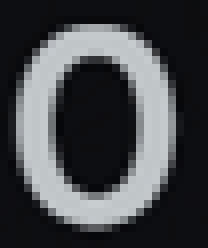
#> input picture vision/templates/score/0.png, 26 x 31 px (shown 8 times larger)
$ python -i find_score_me.py   (imports and definitions only)
#> lines starting #> are read from the running program, lines starting #| are printed output that depends on the picture; after the words box and inside, x2 and y2 are one past the last pixel; in counts of white or black regions, pixels touching at a corner belong together
# vision/find_score_me.py
import os
import sys
import re
import glob
import cv2 as cv
import numpy as np
import pytesseract

from .config import ROI, THRESH
from .detect import map_roi


# ---------------- Utilities ----------------

def _ensure_dir(p):
    os.makedirs(p, exist_ok=True)
    return p

# [9 lines left out: function _read_gray, not called in this run]

def _binarize_clean(gray):
    # Otsu -> binary (white glyph on black), light denoise to drop borders
    _, bin0 = cv.threshold(gray, 0, 255, cv.THRESH_BINARY + cv.THRESH_OTSU)
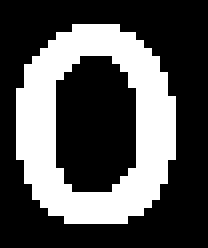
#> bin0: shape (31, 26) (shown 8 times larger); 32.6% white; 1 white region, box (x1, y1, x2, y2) and area: (2, 3, 22, 28) 263
    er = cv.erode(bin0, cv.getStructuringElement(cv.MORPH_RECT, (2, 2)), iterations=1)
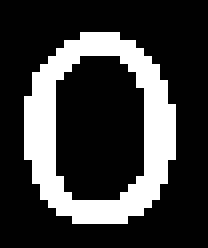
#> er: shape (31, 26) (shown 8 times larger); 23.7% white; 1 white region, box (x1, y1, x2, y2) and area: (3, 4, 22, 28) 191
    clean = cv.morphologyEx(er, cv.MORPH_CLOSE, cv.getStructuringElement(cv.MORPH_RECT, (3, 3)), iterations=1)
    return clean  # white glyph on black

# [253 lines left out: functions _largest_blob, _prep_for_tess, _ocr_digit, _load_templates, _sliding_template_fallback, _contour_from_binary and 3 more, not called in this run]


# [2 lines not run here, left out]

>>> import cv2
>>> picture = cv2.imread('templates/score/0.png', cv2.IMREAD_GRAYSCALE)
>>> result = _binarize_clean(picture)
